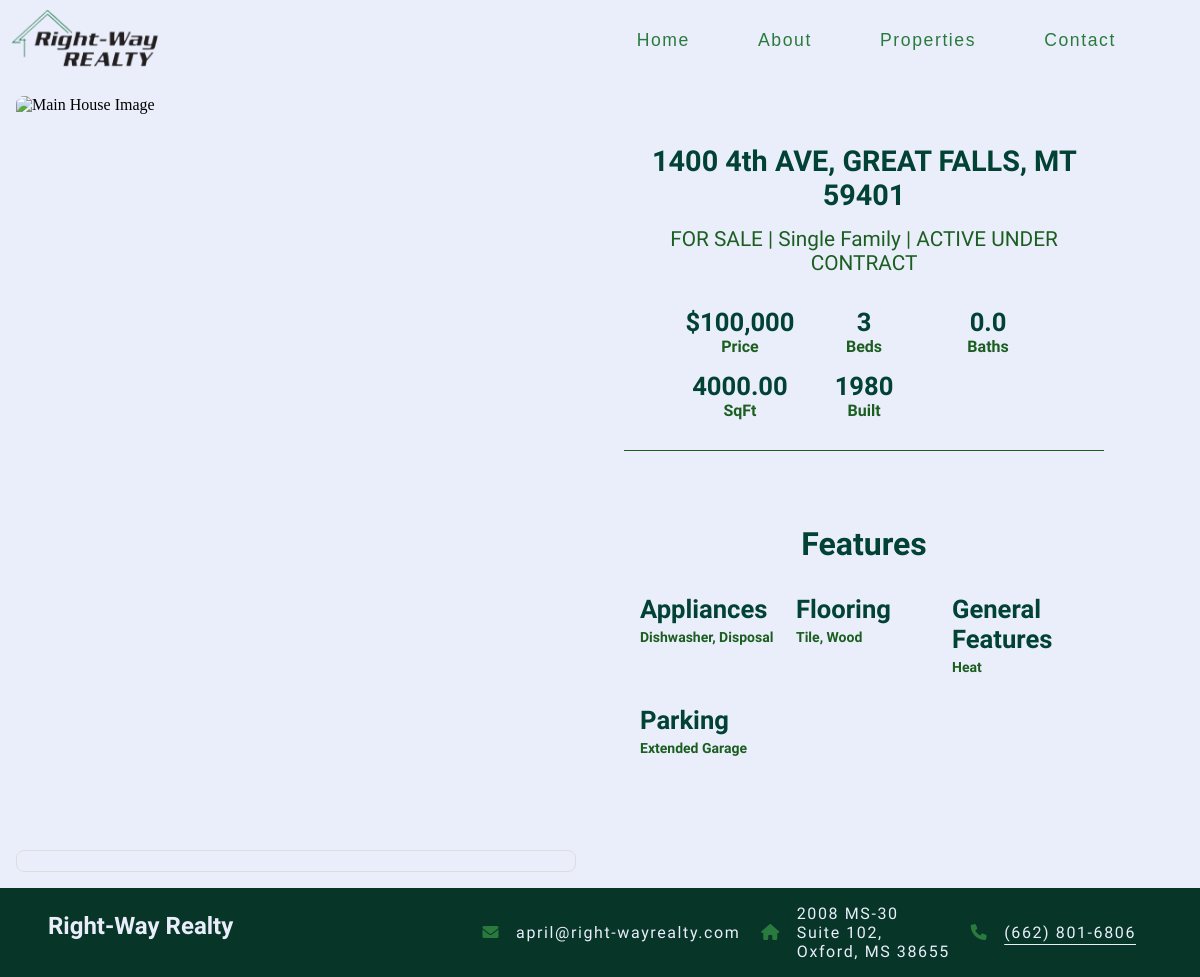
Page /property/3/ on the earlier database version.
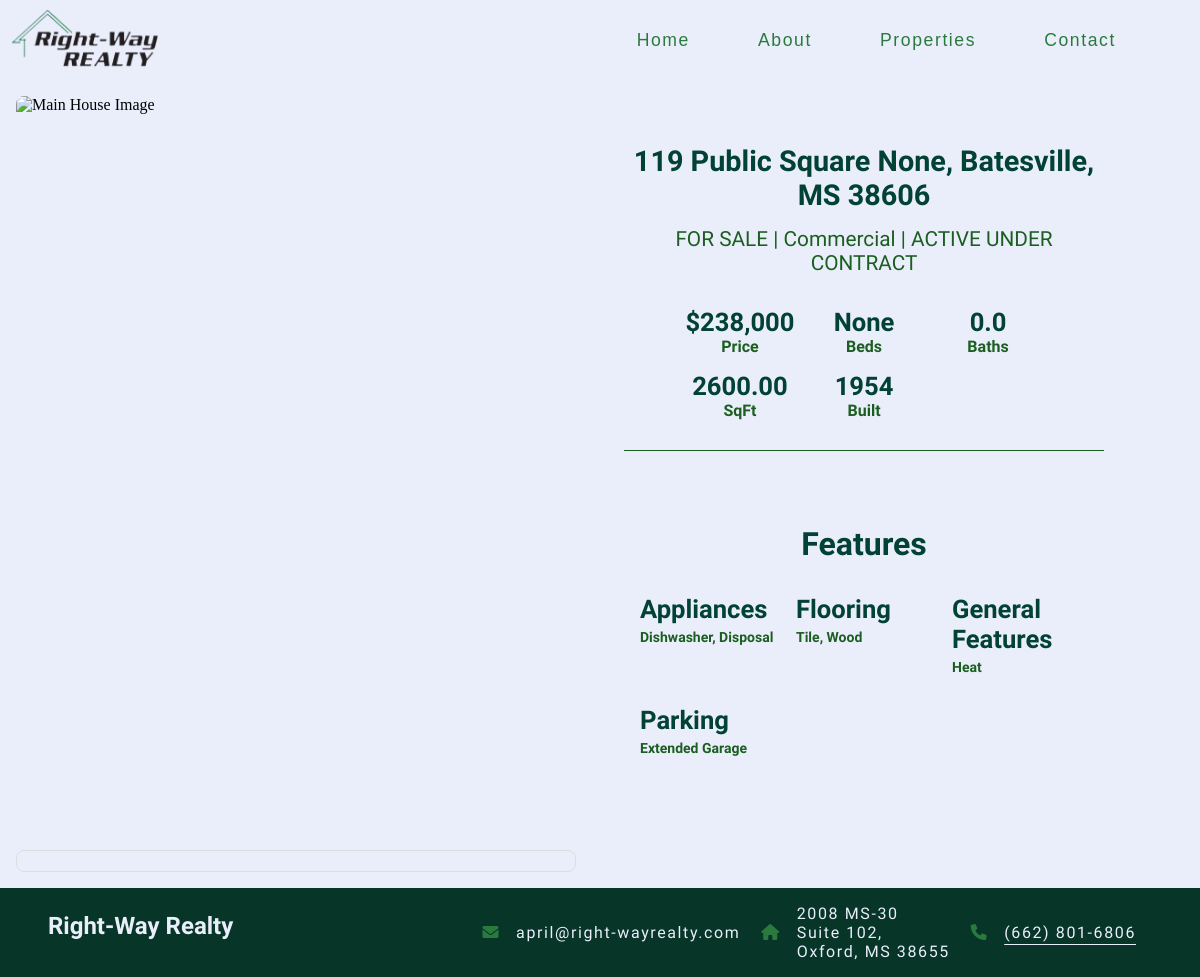
Same page on the later database version.
### app/models.py (models this page shows, shortened)
class Property(models.Model):
    mls_number = models.CharField(max_length=20, unique=True)
    list_price = models.DecimalField(max_digits=12, decimal_places=2)
    house_number = models.CharField(max_length=10, blank=True, null=True)
    street_name = models.CharField(max_length=100, blank=True, null=True)
    street_suffix = models.CharField(max_length=10, blank=True, null=True)
    city = models.CharField(max_length=50, blank=True, null=True)
    state = models.CharField(max_length=2, blank=True, null=True)
    postal_code = models.CharField(max_length=10, blank=True, null=True)
    description = models.TextField(blank=True, null=True)
    latitude = models.DecimalField(max_digits=9, decimal_places=6, null=True, blank=True)
    longitude = models.DecimalField(max_digits=9, decimal_places=6, null=True, blank=True)
    year_built = models.IntegerField(null=True, blank=True)
    bedrooms = models.IntegerField(null=True, blank=True)
    baths_full = models.DecimalField(max_digits=3, decimal_places=1, null=True, blank=True)
    baths_half = models.DecimalField(max_digits=3, decimal_places=1, null=True, blank=True)
    baths_total = models.DecimalField(max_digits=3, decimal_places=1, null=True, blank=True)
    baths_three_quarter = models.DecimalField(max_digits=3, decimal_places=1, null=True, blank=True)
    building_area_total = models.DecimalField(max_digits=12, decimal_places=2, null=True, blank=True)
    property_subtype = models.CharField(max_length=100, blank=True, null=True)
    public_remarks = models.TextField(blank=True, null=True)
    private_remarks = models.TextField(blank=True, null=True)

### app/views.py (the view)
# urls.py: path('property/<int:property_id>/', views.property_detail, name='property_detail'),
def property_detail(request, property_id):
    property = get_object_or_404(Property, id=property_id)
    images = PropertyImage.objects.filter(property_id=property_id)
    full_baths = float(property.baths_full or 0)
    half_baths = float(property.baths_half or 0)
    baths_total = float(property.baths_total or 0)
    baths_info = baths_total
    context = {
        'property': property,
        'baths_info': baths_info,
        'images': images
    }
    return render(request, 'properties.html', context)

### app/templates/properties.html (shortened to what this page needs)
{% extends "base_template.html" %} {% load static %} {% load humanize %} {% block content %}
<div class="property-page">
  <div class="property-card">
    <div class="card">
      <img
        id="mainImage"
        src=""
        class="card-img-top"
        alt="Main House Image"
      />
      <div class="card-body">
        <h5 class="property-address">
            {{property.house_number}} {{property.street_name}} {{property.street_suffix}},
            {{property.city}}, {{property.state}} {{property.postal_code}}
        </h5>
        <div class="property-status">
            <span>FOR SALE</span> | <span>{{property.property_subtype}}</span> | <span>ACTIVE UNDER CONTRACT</span>
        </div>
        <div class="property-details-grid">
          <div class="property-detail-item">
            <strong>${{ property.list_price|floatformat:0|intcomma }}</strong>
            <span>Price</span>
        </div>
            <div class="property-detail-item">
                <strong>{{ property.bedrooms }}</strong>
                <span>Beds</span>
            </div>
            <div class="property-detail-item">
                <strong>{{ baths_info }}</strong>
                <span>Baths</span>
            </div>
            <div class="property-detail-item">
                <strong>{{ property.building_area_total }}</strong>
                <span>SqFt</span>
            </div>
            <div class="property-detail-item">
                <strong>{{ property.year_built }}</strong>
                <span>Built</span>
            </div>
        </div>
        <div class="property-features">
          <h5>Features</h5>
          <div class="features-grid">
              <div class="feature-item">
                  <strong>Appliances</strong>
                  <p>Dishwasher, Disposal</p>
              </div>
              <div class="feature-item">
                  <strong>Flooring</strong>
                  <p>Tile, Wood</p>
              </div>
              <div class="feature-item">
                  <strong>General Features</strong>
                  <p>Heat</p>
              </div>
              <div class="feature-item">
                  <strong>Parking</strong>
                  <p>Extended Garage</p>
              </div>
          </div>
      </div>
    </div>
    <div class="carousel-card">
    </div>
  </div>
  {% endblock content %}

### app/templates/base_template.html (shortened to what this page needs)
{% load static %} {% load humanize %}
<!DOCTYPE html>
<html lang="en">
<head>
    <link rel="stylesheet" href="{% static "styles.css" %}">
    <link rel="stylesheet" href="{% static "stylesheets\navbar_styles.css" %}">
    <link rel="stylesheet" href="{% static "stylesheets\home_stylesheets\home_header_styles.css" %}">
    <link rel="stylesheet" href="{% static "stylesheets\home_stylesheets\home_properties_styles.css" %}">
    <link rel="stylesheet" href="{% static "stylesheets\home_stylesheets\home_expertise_styles.css" %}">
    <link rel="stylesheet" href="{% static "stylesheets\home_stylesheets\home_agent_styles.css" %}">
    <link rel="stylesheet" href="{% static "stylesheets\home_stylesheets\home_testimonials_styles.css" %}">
    <link rel="stylesheet" href="{% static "stylesheets\properties_page_styles.css" %}">
    <link rel="stylesheet" href="{% static "stylesheets\contact_styles.css" %}">
    <link rel="stylesheet" href="{% static "stylesheets\about_page_styles.css" %}">
    <link rel="stylesheet" href="{% static "stylesheets\maps_styles.css" %}">
    <link rel="stylesheet" href="{% static "stylesheets\footer_styles.css" %}">
    <link rel="stylesheet" href="https://cdnjs.cloudflare.com/ajax/libs/font-awesome/6.0.0-beta3/css/all.min.css">
</head>
<body>
    <div id="navbar_container">
        <div id="logo">
            <img id="logoIMG" src="{% static "images/RWRLogo.png" %}" alt="Logo">
        </div>
        <div id="navbar_items">
            <div class="navbar_item"><a href="{% url 'home'%}">Home</a></div>
            <div class="navbar_item dropdown">
                <a href="#" class="dropbtn">About</a>
            </div>
            <div class="navbar_item"><a href="{% url 'googlemaps'%}">Properties</a></div>
            <div class="navbar_item"><a href="{% url 'contact'%}">Contact</a></div>
        </div>
    </div>
    {% block content %}
    {% endblock content %}
    <body>
        <footer>
            <div class="footer-container">
                <div class="footer-left">
                    <h1>Right-Way Realty</h2>
                </div>
                <div id="footer_right_container">
                    <div class="footer-right">
                        <div class="footer-item">
                            <i class="fa-regular fa-envelope"></i>
                            <p class="footer_contact_text">april@right-wayrealty.com</p>
                        </div>
                        <div class="footer-item">
                            <i class="fa-solid fa-house"></i>
                            <p class="footer_contact_text">2008 MS-30 <br>Suite 102, </br>Oxford, MS 38655</p>
                        </div>
                        <div class="footer-item">
                            <i class="fa-solid fa-phone"></i>
                            <a href="tel:6628016806" class="footer_contact_link">
                                <p class="footer_contact_text">(662) 801-6806</p>
                            </a>
                        </div>
                    </div>
                </div>
            </div>
</body>
</html>

### app/static/styles.css (style rules this page uses)
body { background-color: #EAEEFB; padding: 0; overflow-y: auto; margin: 0; height: 100vh; width: 100vw; overflow-x: hidden; }

### app/static/stylesheets/navbar_styles.css (style rules this page uses)
#navbar_container { background-color: #EAEEFB; margin: 0; display: flex; height: 8%; top: 0; width: 100%; left: 0; align-items: center; z-index: 1000; padding-bottom: .5rem; padding-top: .5rem; }
.navbar_item { position: relative; display: inline-block; margin-right: 20px; }
.navbar_item a { display: inline-block; padding: 10px 15px; color: #fff; text-decoration: none; font-size: 1.2rem; }
.dropbtn { font-size: 1.2rem; color: #fff; background-color: transparent; border: none; cursor: pointer; padding: 10px 15px; transition: background-color 0.3s ease-in-out; }
.dropdown { position: relative; display: inline-block; }
#logo { height: 3rem; display: flex; justify-content: flex-start; align-items: center; margin-right: 1rem; }
#logo>img { width: 11rem; height: 5rem; }
#navbar_items { display: flex; justify-content: flex-end; align-items: center; margin-left: auto; padding-right: 2rem; }
.navbar_item { display: flex; justify-content: center; width: 100%; text-align: center; }
.navbar_item>a { font-family: sans-serif; display: flex; justify-content: center; width: 100%; color: #2a7a3d; text-decoration: none; padding: 1rem; font-size: 1.1rem; margin-right: 1rem; font-weight: lighter; letter-spacing: .1rem; }

### app/static/stylesheets/properties_page_styles.css (style rules this page uses)
.property-card { background-color: #EAEEFB; overflow: hidden; transition: transform 0.2s; display: flex; flex-direction: column; justify-content: center; align-items: center; }
.card { background-color: #EAEEFB; border-radius: 8px; padding: 1rem; overflow: hidden; transition: transform 0.2s; display: grid; grid-template-columns: 1fr 1fr; grid-gap: 3rem; justify-content: center; align-items: center; }
.property-card img { object-fit: cover; border-radius: 8px; height: 100%; width: 100%; }
.card-body { height: 100%; margin-right: 5rem; display: flex; flex-direction: column; justify-content: center; align-items: center; }
.property-address { font-size: 1.8rem; margin-bottom: 15px; text-align: center; color: #014235; font-family: "Antic Didone"; font-weight: 800; font-style: normal; }
.property-status { font-size: 1.3rem; color: #888; margin-bottom: 2rem; text-align: center; font-family: "Albert Sans", sans-serif; font-weight: 400; font-style: normal; color: #1b5e20; }
.property-details-grid { display: grid; grid-template-columns: repeat(3, 1fr); gap: 15px; }
.property-detail-item { text-align: center; }
.property-detail-item strong { display: block; font-size: 1.6rem; color: #014235; font-family: "Antic Didone"; font-weight: 800; font-style: normal; }
.property-detail-item span { font-size: 1rem; font-family: "Albert Sans", sans-serif; font-weight: 600; font-style: normal; color: #1b5e20; }
.property-features { margin-top: 30px; padding-top: 20px; border-top: 1px solid #1b5e20; }
.property-features h5 { display: flex; justify-content: center; font-size: 2rem; margin-bottom: 15px; color: #014235; font-family: "Antic Didone"; font-weight: 800; font-style: normal; }
.features-grid { padding: 1rem; display: grid; grid-template-columns: repeat(3, 1fr); gap: 20px; }
.feature-item { margin-bottom: 10px; }
.feature-item strong { display: block; font-size: 1.6rem; margin-bottom: 5px; color: #014235; font-family: "Antic Didone"; font-weight: 800; font-style: normal; }
.feature-item p { font-size: 14px; margin: 0; font-family: "Albert Sans", sans-serif; font-weight: 600; font-style: normal; color: #1b5e20; }
.carousel-card { position: relative; overflow: hidden; border: 1px solid #ddd; border-radius: 8px; padding: 10px; margin-top: 20px; }

Differences in the rows shown:
changed Property: house_number "1400" → "119"; street_name "4th" → "Public Square"; street_suffix "AVE" → "None"; city "GREAT FALLS" → "Batesville"; state "MT" → "MS"; postal_code "59401" → "38606"; property_subtype "Single Family" → "Commercial"; list_price "100,000" → "238,000"; bedrooms "3" → "None"; building_area_total "4000.00" → "2600.00"; year_built "1980" → "1954"
